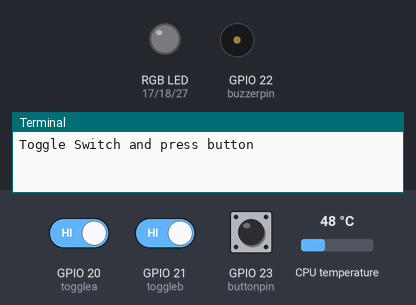
A program run on a simulated Raspberry Pi (BCM pin numbers). Parts: an RGB LED mixed from three pins (HIGH = lit), buzzer (waves = sounding, pin HIGH), the last lines printed to the terminal. Dashed ring = blinking. The test bench sets the inputs (shaded band); at power-on: GPIO 23 (buttonpin) HIGH, GPIO 20 (togglea) HIGH, GPIO 21 (toggleb) HIGH, CPU temperature 48 °C. The clock reads 2024-03-15 10:24:30 at power-on unless the program sets it.

Above: at 1.2 s.
1.3 s: GPIO 23 (buttonpin) pulled LOW for 0.15 s
2.9 s: GPIO 20 (togglea) driven LOW and GPIO 23 (buttonpin) driven LOW
At 3.6 s:
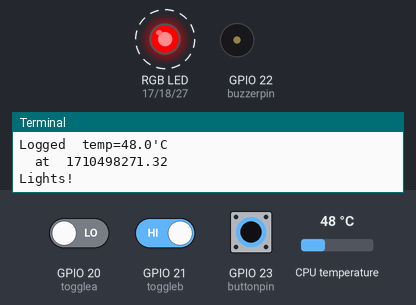
At 4.0 s:
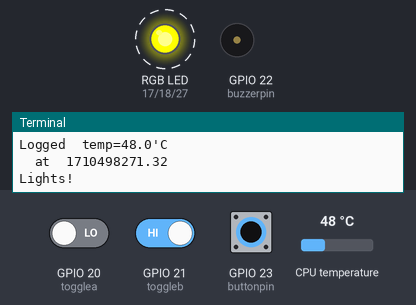
Timing chart, 0 to 8.6 s (numbered marks = the images above; inputs shaded):
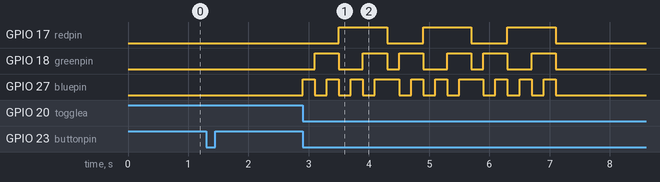

Measured:
- after the input at 2.9 s, GPIO 17 (redpin): alternates HIGH for 0.80 s and LOW for 0.60 s, 6 changes in all, then stays LOW, starting after 0.60 s; GPIO 18 (greenpin): LOW → HIGH after 0.20 s, then repeats every 1.4 s: LOW 0.40 s, HIGH 0.40 s, LOW 0.20 s, HIGH 0.40 s, until it stays LOW from 7.1 s

The program:

int.py
```python
# Raspberry Pi Zero Cookbook
# Chapter 8
# Handing input interrupts
import time
import os
import RPi.GPIO as GPIO
GPIO.setmode(GPIO.BCM)
#LED output pins
redpin=17
greenpin=18
bluepin=27
#Pushbutton input pin
buttonpin=23
togglea=20
toggleb=21
#Buzzer output pin
buzzerpin=22
#Configure inputs and outputs
GPIO.setup(redpin, GPIO.OUT)
GPIO.setup(greenpin, GPIO.OUT)
GPIO.setup(bluepin, GPIO.OUT)
GPIO.setup(buttonpin, GPIO.IN, pull_up_down=GPIO.PUD_UP)
GPIO.setup(togglea, GPIO.IN, pull_up_down=GPIO.PUD_UP)
GPIO.setup(toggleb, GPIO.IN, pull_up_down=GPIO.PUD_UP)
GPIO.setup(buzzerpin, GPIO.OUT)
buzzer = GPIO.PWM(buzzerpin, 0.5)
def main():
        alloff()
        print "Toggle Switch and press button"
        GPIO.add_event_detect(buttonpin,GPIO.FALLING,callback= buttonpress,bouncetime=200)
        try:
                while True:
                        time.sleep(0.5)
        except KeyboardInterrupt:
                print "Finished"
        finally:
                GPIO.cleanup()
def buttonpress(buttonpin):
        if GPIO.input(togglea)==False:
                print "Lights!"
                playlights()
        elif GPIO.input(toggleb)==False:
                print "Sounds!"
                playsounds()
        else:
                print "System!"
                print "Logged ",os.popen('vcgencmd measure_temp').readline()," at ",time.time()
def playsounds():
        e7=2637
        c7=2093
        g6=1568
        g7=3136
        e6=1319
        a6=1760
        b6=1976
        as6=1865
        seq=[g6,c7,g6,e6,a6,b6,as6,a6]
        buzzer.start(50)
        for note in seq:
                buzzer.ChangeFrequency(note)
                time.sleep(0.15)
        alloff()
def alloff():
        rgblight(0,0,0)
        buzzer.stop()
def playlights():
        for loop in range(0,3):
                for x in range(1,8):
                        colorcycle(x)
                        time.sleep(0.2)
        alloff()
def colorcycle(bincolor):
        rgb=list(bin(bincolor).replace("0b",""))
        if (len(rgb)==1):
                rgblight(0,0,1)
        if (len(rgb)==2):
                rgblight(0,int(rgb[0]),int(rgb[1]))
        if (len(rgb)==3):
                rgblight(int(rgb[0]),int(rgb[1]),int(rgb[2]))
def rgblight(r,g,b):
        #print r,g,b
        GPIO.output(redpin,r)
        GPIO.output(greenpin,g)
        GPIO.output(bluepin,b)
if __name__=="__main__":
        main()
```
